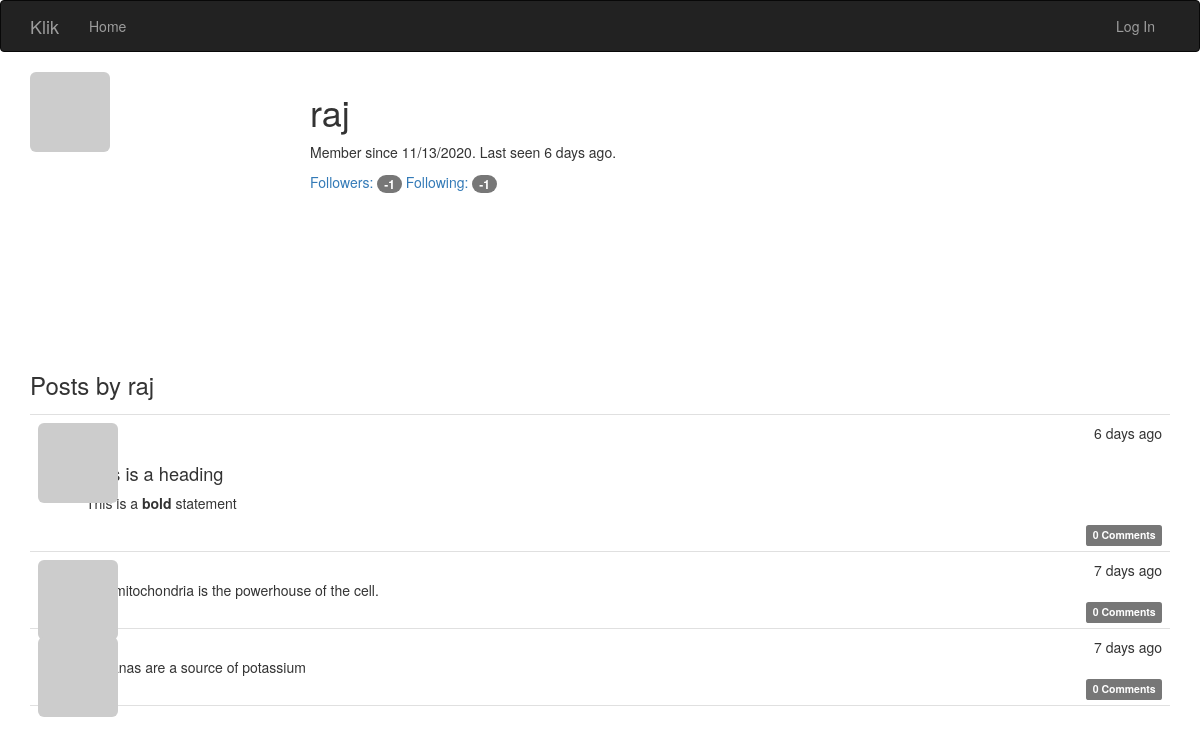
The page /user/raj on the database as committed earlier.
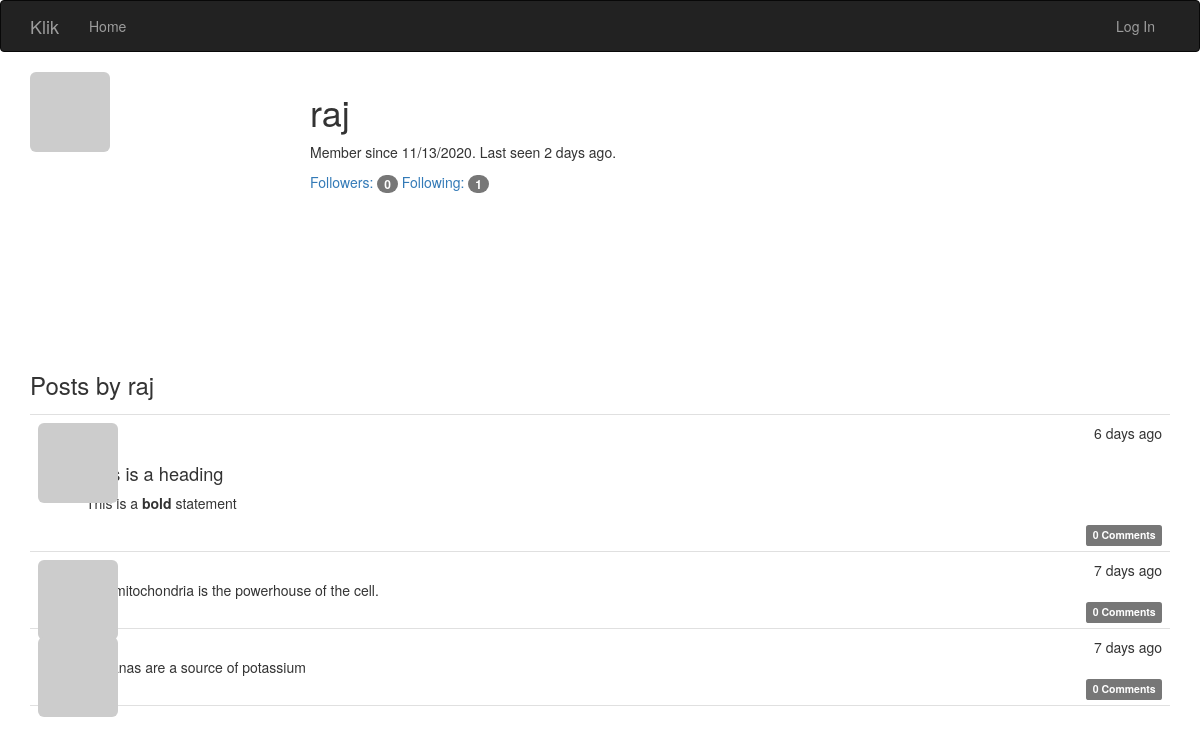
The same page on the database as committed later.
### app/models.py (models this page shows, shortened)
class User(UserMixin, db.Model):
    __tablename__ = 'users'
    id = db.Column(db.Integer, primary_key=True)
    email = db.Column(db.String(64), unique=True, index=True)
    username = db.Column(db.String(64), unique=True, index=True)
    role_id = db.Column(db.Integer, db.ForeignKey('roles.id'))
    password_hash = db.Column(db.String(128))
    confirmed = db.Column(db.Boolean, default=False)
    name = db.Column(db.String(64))
    location = db.Column(db.String(64))
    about_me = db.Column(db.Text())
    member_since = db.Column(db.DateTime(), default=datetime.utcnow)
    last_seen = db.Column(db.DateTime(), default=datetime.utcnow)
    avatar_hash = db.Column(db.String(32))
    posts = db.relationship('Post', backref='author', lazy='dynamic')
    comments = db.relationship('Comment', backref='author', lazy='dynamic')
    followed = db.relationship('Follow',
                               foreign_keys=[Follow.follower_id],
                               backref=db.backref('follower', lazy='joined'),
                               lazy='dynamic',
                               cascade='all, delete-orphan')
    followers = db.relationship('Follow',
                                foreign_keys=[Follow.followed_id],
                                backref=db.backref('followed', lazy='joined'),
                                lazy='dynamic',
                                cascade='all, delete-orphan')
    @property
    def password(self):
        raise AttributeError('password is not a readable attribute')
    def gravatar(self, size=100, default='identicon', rating='g'):
        if request.is_secure:
            url = 'https://secure.gravatar.com/avatar'
        else:
            url = 'http://www.gravatar.com/avatar'
        hash = self.avatar_hash or self.gravatar_hash()
        return '{url}/{hash}?s={size}&d={default}&r={rating}' \
               .format(url=url,
                       hash=hash,
                       size=size,
                       default=default,
                       rating=rating)
    def gravatar_hash(self):
        return hashlib.md5(self.email.lower().encode('utf-8')).hexdigest()

### app/main/views.py (the view)
@main.route('/user/<username>')
def user(username):
    user = User.query.filter_by(username=username).first_or_404()
    if user is None:
        abort(404)
    posts = user.posts.order_by(Post.timestamp.desc()).all()
    return render_template('user.html', user=user, posts=posts)

### app/auth/views.py (called while the page is built)
@auth.before_app_request
def before_request():
    if current_user.is_authenticated:
        current_user.ping()

### app/main/__init__.py (called while the page is built)
@main.app_context_processor
def inject_permissions():
    return dict(Permission=Permission)

### app/models.py (called while the page is built)
    def can(self, permissions):
        return False

    def is_administrator(self):
        return False

### app/templates/user.html (shortened to what this page needs)
{% extends "base.html" %}
{% block page_content %}
<img class="img-rounded profile-thumbnail" src="{{ user.gravatar(size=256) }}">
<div class="profile-header">
	<h1>{{ user.username }}</h1>
    <p>
        Member since {{ moment(user.member_since).format('L') }}.
        Last seen {{ moment(user.last_seen).fromNow() }}.
    </p>
    <a href="{{ url_for('.followers', username=user.username) }}">
        Followers: <span class="badge">{{ user.followers.count() - 1 }}</span>
    </a>
    <a href="{{ url_for('.followed_by', username=user.username) }}">
        Following: <span class="badge">{{ user.followed.count() - 1 }}</span>
    </a>
</div>
<h3>Posts by {{ user.username }}</h3>
{% include '_posts.html' %}
{% endblock %}

Rows that differ between the two databases and show on the page:
changed User "raj": last_seen "6 days ago" → "2 days ago"
Other text that changed with them:
{{ user.followers.count() - 1 }}: "-1" → "0"
{{ user.followed.count() - 1 }}: "-1" → "1"
